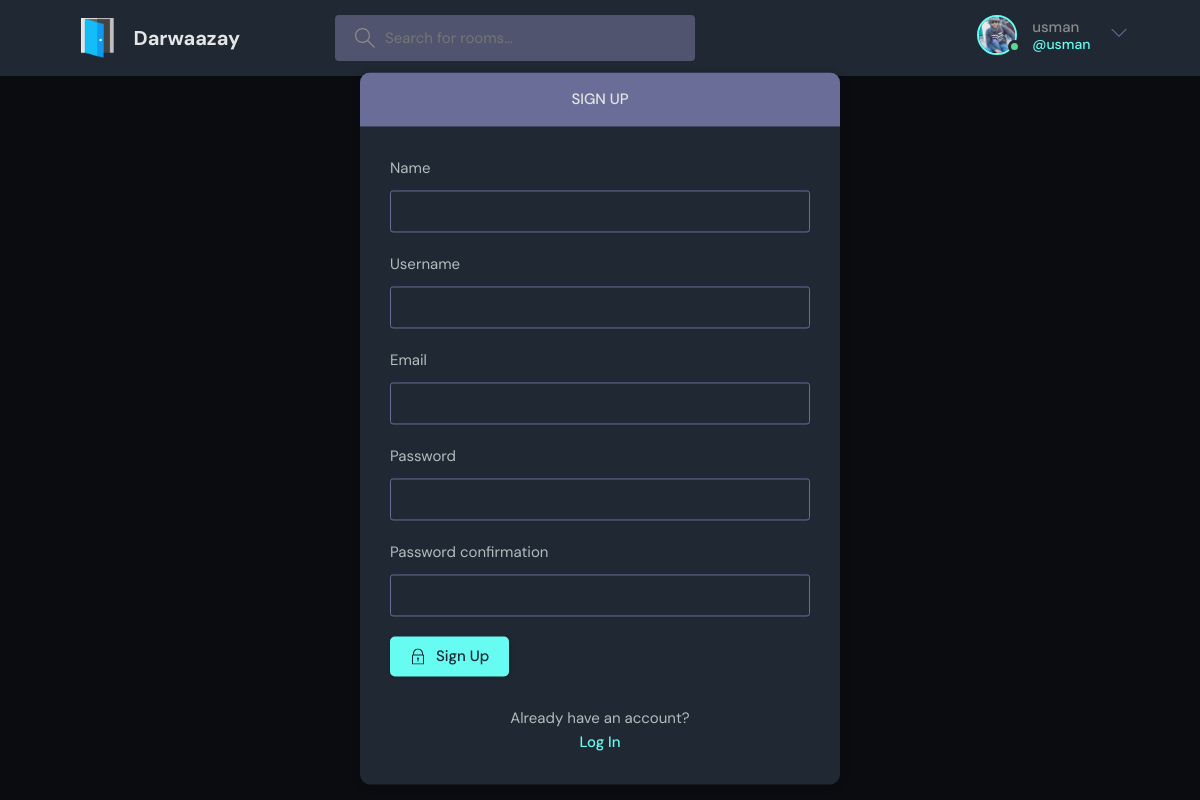
Screenshot of /register/ (signed in) with the database file from the repository.
### doors/models.py (models this page shows)
class User(AbstractUser):
    name = models.CharField(max_length=200, null=True)
    email = models.EmailField(unique=True, null=True)
    bio = models.TextField(null=True)
    avatar = models.ImageField(null=True, default="avatar.svg")
    USERNAME_FIELD = "email"
    REQUIRED_FIELDS = []

### doors/views.py (the view, shortened to what this page needs)
# urls.py: path("register/", views.registerUser, name="register"),
def registerUser(request):
    pagename = "register"
    form = forms.MyUserCreationForm()
    context = {"pagename": pagename, "form": form}
    return render(request, "doors/login_register.html", context)

### doors/forms.py
class MyUserCreationForm(UserCreationForm):
    class Meta:
        model = models.User
        fields = ["name", "username", "email", "password1", "password2"]

### doors/templates/doors/login_register.html (shortened to what this page needs)
{% extends 'main.html' %}
{% block content %}
    {% if pagename == "login" %}
        <main class="auth layout">
          <div class="container">
            <div class="layout__box">
              <div class="layout__boxHeader">
                <div class="layout__boxTitle">
                  <h3>Login</h3>
                </div>
              </div>
              <div class="layout__body">
                <form class="form" method="post" action="">
                  {% csrf_token %}
                  <div class="form__group form__group">
                    <label for="room_name">Email</label>
                    <input id="username" name="email" type="email" placeholder="e.g. dennis_ivy" />
                  </div>
                  <div class="form__group">
                    <label for="password">Password</label>
                    <input
                      id="password"
                      name="password"
                      type="password"
                      placeholder="&bull;&bull;&bull;&bull;&bull;&bull;&bull;&bull;"
                    />
                  </div>
                  <button class="btn btn--main" type="submit">
                    <svg
                      version="1.1"
                      xmlns="http://www.w3.org/2000/svg"
                      width="32"
                      height="32"
                      viewBox="0 0 32 32"
                    >
                      <title>lock</title>
                      <path
                        d="M27 12h-1v-2c0-5.514-4.486-10-10-10s-10 4.486-10 10v2h-1c-0.553 0-1 0.447-1 1v18c0 0.553 0.447 1 1 1h22c0.553 0 1-0.447 1-1v-18c0-0.553-0.447-1-1-1zM8 10c0-4.411 3.589-8 8-8s8 3.589 8 8v2h-16v-2zM26 30h-20v-16h20v16z"
                      ></path>
                      <path
                        d="M15 21.694v4.306h2v-4.306c0.587-0.348 1-0.961 1-1.694 0-1.105-0.895-2-2-2s-2 0.895-2 2c0 0.732 0.413 1.345 1 1.694z"
                      ></path>
                    </svg>
                    Login
                  </button>
                </form>
                <div class="auth__action">
                  <p>Haven't signed up yet?</p>
                  <a href="{% url 'register' %}" class="btn btn--link">Sign Up</a>
                </div>
              </div>
            </div>
          </div>
        </main>
    {% else %}
        <main class="auth layout">
          <div class="container">
            <div class="layout__box">
              <div class="layout__boxHeader">
                <div class="layout__boxTitle">
                  <h3>Sign up</h3>
                </div>
              </div>
              <div class="layout__body">
                <form class="form" method="post" action="">
                  {% for field in form %}
                  <div class="form__group form__group">
                    <label>{{field.label}}</label>
                    {{field}}
                  </div>
                  {% endfor %}
                  <button class="btn btn--main" type="submit">
                    Sign Up
                  </button>
                </form>
                <div class="auth__action">
                  <p>Already have an account?</p>
                  <a href="{% url 'login' %}" class="btn btn--link">Log In</a>
                </div>
              </div>
            </div>
          </div>
        </main>
    {% endif %}
{% endblock %}

### templates/navbar.html (shortened to what this page needs)
{% load static %}
<header class="header header--loggedIn">
      <div class="container">
        <a href="{% url 'home' %}" class="header__logo">
          <img src="{% static 'images/logo.png' %}" />
          <h1>Darwaazay</h1>
        </a>
        <form class="header__search" method="get" action="{% url 'home' %}">
          <label>
            <input type="text" name="q" placeholder="Search for rooms..." />
          </label>
        </form>
        <nav class="header__menu">
          {% if request.user.is_authenticated %}
          <div class="header__user">
            <a href="{% url 'user-profile' request.user.id %}">
              <div class="avatar avatar--medium active">
                <img src="{{request.user.avatar.url}}" />
              </div>
              <p>{{request.user.username}} <span>@{{request.user.username}}</span></p>
            </a>
            <button class="dropdown-button">
              <svg version="1.1" xmlns="http://www.w3.org/2000/svg" width="32" height="32" viewBox="0 0 32 32">
                <title>chevron-down</title>
                <path d="M16 21l-13-13h-3l16 16 16-16h-3l-13 13z"></path>
              </svg>
            </button>
          </div>
          {% else %}
          <a href="{% url 'login' %}">
            <img src="{% static 'images/avatar.svg' %}" />
            <p>Login</p>
          </a>
          {% endif %}
        </nav>
      </div>
</header>

### rows the page displays
User: user.avatar (picture), user.username "usman"

### other values shown
{{ field.label }} "Name" "Username" "Email" "Password" "Password confirmation"
